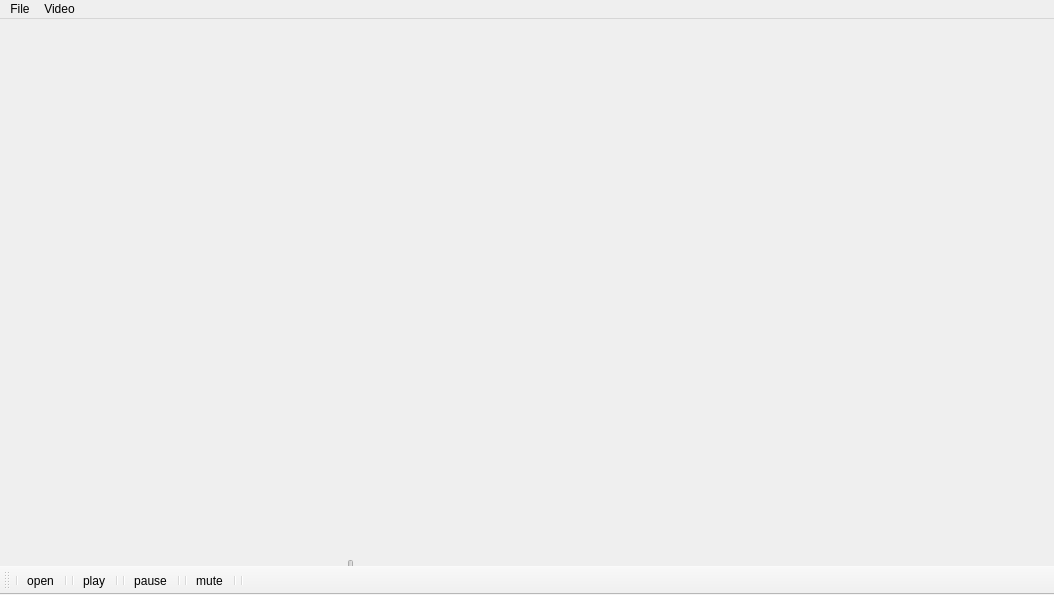
<?xml version="1.0" encoding="UTF-8"?>
<ui version="4.0">
 <class>videos</class>
 <widget class="QMainWindow" name="videos">
  <property name="geometry">
   <rect>
    <x>0</x>
    <y>0</y>
    <width>1054</width>
    <height>595</height>
   </rect>
  </property>
  <property name="windowTitle">
   <string>MainWindow</string>
  </property>
  <widget class="QWidget" name="centralwidget">
   <widget class="QSlider" name="verticalSlider">
    <property name="geometry">
     <rect>
      <x>340</x>
      <y>540</y>
      <width>22</width>
      <height>160</height>
     </rect>
    </property>
    <property name="orientation">
     <enum>Qt::Vertical</enum>
    </property>
   </widget>
  </widget>
  <widget class="QMenuBar" name="menubar">
   <property name="geometry">
    <rect>
     <x>0</x>
     <y>0</y>
     <width>1054</width>
     <height>26</height>
    </rect>
   </property>
   <widget class="QMenu" name="menuFile">
    <property name="title">
     <string>File</string>
    </property>
    <addaction name="actionhome"/>
   </widget>
   <widget class="QMenu" name="menuVideo">
    <property name="title">
     <string>Video</string>
    </property>
    <addaction name="actionopen"/>
    <addaction name="actionplay"/>
    <addaction name="actionpause"/>
   </widget>
   <addaction name="menuFile"/>
   <addaction name="menuVideo"/>
  </widget>
  <widget class="QToolBar" name="toolBar">
   <property name="windowTitle">
    <string>toolBar</string>
   </property>
   <attribute name="toolBarArea">
    <enum>BottomToolBarArea</enum>
   </attribute>
   <attribute name="toolBarBreak">
    <bool>false</bool>
   </attribute>
   <addaction name="separator"/>
   <addaction name="actionopen"/>
   <addaction name="separator"/>
   <addaction name="separator"/>
   <addaction name="actionplay"/>
   <addaction name="separator"/>
   <addaction name="separator"/>
   <addaction name="actionpause"/>
   <addaction name="separator"/>
   <addaction name="separator"/>
   <addaction name="actionmute"/>
   <addaction name="separator"/>
   <addaction name="separator"/>
  </widget>
  <action name="actionplay">
   <property name="icon">
    <iconset resource="images.qrc">
     <normaloff>:/img/images/play.png</normaloff>:/img/images/play.png</iconset>
   </property>
   <property name="text">
    <string>play</string>
   </property>
  </action>
  <action name="actionpause">
   <property name="icon">
    <iconset resource="images.qrc">
     <normaloff>:/img/images/pause.png</normaloff>:/img/images/pause.png</iconset>
   </property>
   <property name="text">
    <string>pause</string>
   </property>
  </action>
  <action name="actionopen">
   <property name="icon">
    <iconset resource="images.qrc">
     <normaloff>:/img/images/folder.png</normaloff>:/img/images/folder.png</iconset>
   </property>
   <property name="text">
    <string>open</string>
   </property>
   <property name="toolTip">
    <string>Open A File</string>
   </property>
  </action>
  <action name="actionhome">
   <property name="icon">
    <iconset resource="images.qrc">
     <normaloff>:/img/images/home.png</normaloff>:/img/images/home.png</iconset>
   </property>
   <property name="text">
    <string>home</string>
   </property>
  </action>
  <action name="actionmute">
   <property name="icon">
    <iconset resource="images.qrc">
     <normaloff>:/img/images/mute.png</normaloff>:/img/images/mute.png</iconset>
   </property>
   <property name="text">
    <string>mute</string>
   </property>
  </action>
 </widget>
 <resources>
  <include location="images.qrc"/>
 </resources>
 <connections/>
</ui>
